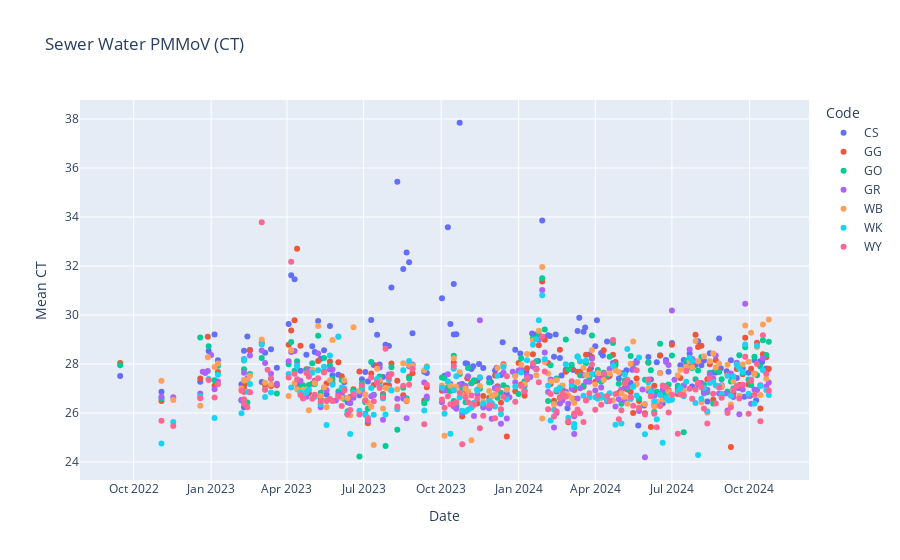

Notebook code for this chart:
### Code cell
px.scatter(PMMoV_df, 
           title = 'Sewer Water PMMoV (CT)',
           x=PMMoV_df['Date'], 
           y=(PMMoV_df['Mean CT']),
           color =PMMoV_df['Code'],
           render_mode='svg')

### Figure 1 — Plotly figure (JSON) as saved in the notebook; plotly's stock layout.template omitted (floating-point values rounded to 4 significant figures; data arrays with more than 128 entries replaced by an {"elided": "..."} marker saying what was removed)
{"data": [{"hovertemplate": "Code=CS<br>Date=%{x}<br>Mean CT=%{y}<extra></extra>", "legendgroup": "CS", "marker": {"color": "#636efa", "symbol": "circle"}, "mode": "markers", "name": "CS", "orientation": "v", "showlegend": true, "type": "scatter", "x": {"elided": "160 str values"}, "xaxis": "x", "y": {"elided": "160 float values"}, "yaxis": "y"}, {"hovertemplate": "Code=GG<br>Date=%{x}<br>Mean CT=%{y}<extra></extra>", "legendgroup": "GG", "marker": {"color": "#EF553B", "symbol": "circle"}, "mode": "markers", "name": "GG", "orientation": "v", "showlegend": true, "type": "scatter", "x": {"elided": "164 str values"}, "xaxis": "x", "y": {"elided": "164 float values"}, "yaxis": "y"}, {"hovertemplate": "Code=GO<br>Date=%{x}<br>Mean CT=%{y}<extra></extra>", "legendgroup": "GO", "marker": {"color": "#00cc96", "symbol": "circle"}, "mode": "markers", "name": "GO", "orientation": "v", "showlegend": true, "type": "scatter", "x": {"elided": "162 str values"}, "xaxis": "x", "y": {"elided": "162 float values"}, "yaxis": "y"}, {"hovertemplate": "Code=GR<br>Date=%{x}<br>Mean CT=%{y}<extra></extra>", "legendgroup": "GR", "marker": {"color": "#ab63fa", "symbol": "circle"}, "mode": "markers", "name": "GR", "orientation": "v", "showlegend": true, "type": "scatter", "x": {"elided": "172 str values"}, "xaxis": "x", "y": {"elided": "172 float values"}, "yaxis": "y"}, {"hovertemplate": "Code=WB<br>Date=%{x}<br>Mean CT=%{y}<extra></extra>", "legendgroup": "WB", "marker": {"color": "#FFA15A", "symbol": "circle"}, "mode": "markers", "name": "WB", "orientation": "v", "showlegend": true, "type": "scatter", "x": {"elided": "162 str values"}, "xaxis": "x", "y": {"elided": "162 float values"}, "yaxis": "y"}, {"hovertemplate": "Code=WK<br>Date=%{x}<br>Mean CT=%{y}<extra></extra>", "legendgroup": "WK", "marker": {"color": "#19d3f3", "symbol": "circle"}, "mode": "markers", "name": "WK", "orientation": "v", "showlegend": true, "type": "scatter", "x": {"elided": "158 str values"}, "xaxis": "x", "y": {"elided": "158 float values"}, "yaxis": "y"}, {"hovertemplate": "Code=WY<br>Date=%{x}<br>Mean CT=%{y}<extra></extra>", "legendgroup": "WY", "marker": {"color": "#FF6692", "symbol": "circle"}, "mode": "markers", "name": "WY", "orientation": "v", "showlegend": true, "type": "scatter", "x": {"elided": "161 str values"}, "xaxis": "x", "y": {"elided": "161 float values"}, "yaxis": "y"}], "layout": {"legend": {"title": {"text": "Code"}, "tracegroupgap": 0}, "title": {"text": "Sewer Water PMMoV (CT)"}, "xaxis": {"anchor": "y", "domain": [0, 1], "title": {"text": "Date"}}, "yaxis": {"anchor": "x", "domain": [0, 1], "title": {"text": "Mean CT"}}}}
